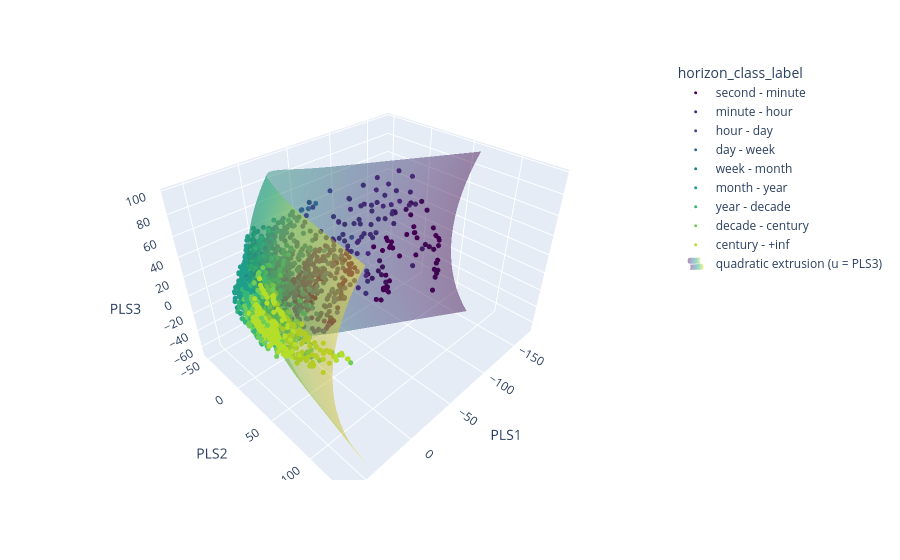

Here is the notebook cell this chart was saved with:
### Markdown cell above
## Extruded surface

### Code cell
# Extrusion along PLS3: S(t, u) = (PLS1(t) + p0(u), PLS2(t) + p1(u), u), fitted
# to minimise geometric RMSE. The fitting logic lives in `vendor/utils/`.
#
# OFFSET_DEGREE 2 matches the artifact currently in `models/`. Degree 3 measured
# slightly better (geometric RMSE 8.99 against 9.03; 9.08 for the linear offset),
# so raising it and setting FIT = True regains that -- the gain is small because
# the cloud is thick enough that no surface in this family does much better.
#
# Before fitting, the parameter range is extended (via the spline's tangent
# extrapolation) until the curve spans the whole data range, so no point projects
# onto a clamped endpoint.
#
# Set FIT = True to refit and overwrite the saved artifact; otherwise the saved
# model is loaded (it is also refitted automatically if no artifact exists yet).
FIT = False

from utils.surface_fitting import fit_extruded_surface, load_or_fit_extruded_surface

OFFSET_DEGREE = 2       # polynomial order of the cross-section profile p(u)

SURFACE_PATH = (
    REPO_ROOT / "models"
    / f"ctype_only_activation_surface_PLS1-PLS2-by-t_extruded-PLS3_degree-{OFFSET_DEGREE}.joblib"
)

P = df[["PLS1", "PLS2", "PLS3"]].to_numpy(float)

surface, surface_metadata = load_or_fit_extruded_surface(
    SURFACE_PATH,
    P,
    spline,
    fit=FIT,
    offset_degree=OFFSET_DEGREE,
    extrusion_feature="PLS3",
    extend_bounds=True,     # widen t until the curve covers the data
    extension_step=0.05,    # fraction of the spline's own t span per step
    extension_margin=0.01,  # extra slack once every point is interior
    metadata={
        "source_curve": SPLINE_PATH.name,
        "source_data": "data/task_sf_split_activation_pls_projection.csv",
        "fit_objective": "geometric RMSE (alternating least squares)",
    },
)
print("artifact:", SURFACE_PATH.name, "(refit)" if FIT else "(loaded)")
pprint(surface.metrics)
print("offset coefficients [u**0 ... u**%d] x [PLS1, PLS2]:\n" % OFFSET_DEGREE,
      surface.offset_coefficients)
print("spline t range:", np.round(spline.training_parameter_bounds, 3),
      "-> surface t range:", np.round(surface.training_parameter_bounds, 3))

# Plot the fitted surface over the points, across the extended t range.
u_lo, u_hi = P[:, 2].min(), P[:, 2].max()
pad = 0.05 * (u_hi - u_lo)
u_grid = np.linspace(u_lo - pad, u_hi + pad, 60)
t_surface = np.linspace(*surface.training_parameter_bounds, 400)
Xq, Yq, Zq = surface.grid(t_surface, u_grid)
Tq = np.broadcast_to(t_surface[:, None], Xq.shape)

fig_q = px.scatter_3d(
    df, x="PLS1", y="PLS2", z="PLS3",
    color=CLASS_COLOR,
    category_orders=CLASS_ORDER,
    color_discrete_sequence=CLASS_PALETTE,
)
fig_q.update_traces(marker={"size": 3})
fig_q.add_surface(
    x=Xq, y=Yq, z=Zq,
    surfacecolor=Tq,
    colorscale="Viridis",
    opacity=0.45,
    showscale=False,
    name="quadratic extrusion (u = PLS3)",
    showlegend=True,
    hovertemplate="t=%{surfacecolor:.3f}<br>u=PLS3=%{z:.2f}<br>PLS1=%{x:.2f}<br>PLS2=%{y:.2f}<extra></extra>",
)
fig_q.update_layout(autosize=True, width=None, height=None)
fig_q.show()

### Figure 1 — Plotly figure (JSON) as saved in the notebook; plotly's stock layout.template omitted (floating-point values rounded to 4 significant figures; data arrays with more than 128 entries replaced by an {"elided": "..."} marker saying what was removed)
{"data": [{"hovertemplate": "horizon_class_label=second - minute<br>PLS1=%{x}<br>PLS2=%{y}<br>PLS3=%{z}<extra></extra>", "legendgroup": "second - minute", "marker": {"color": "#440154", "size": 3, "symbol": "circle"}, "mode": "markers", "name": "second - minute", "scene": "scene", "showlegend": true, "type": "scatter3d", "x": [-127.6, -127.9, -100.9, -91.21, -74.71, -65.38, -43.04, -30.79, -44.46, -38.23, -25.67, -15.18, -131.9, -131.5, -108.5, -90.07, -84.6, -77.71, -52.53, -37.0, -52.65, -47.61, -32.33, -19.99, -132.9, -132.1, -107.9, -88.21, -83.71, -77.71, -50.76, -35.45, -51.5, -48.24, -31.07, -18.46, -132.0, -130.6, -102.4, -83.16, -81.83, -75.11, -49.53, -34.7, -49.56, -46.4, -30.3, -18.0, -133.3, -131.3, -108.0, -88.99, -85.85, -83.37, -52.63, -35.77, -53.65, -53.34, -31.48, -18.27, -132.7, -128.6, -109.5, -90.09, -86.68, -83.55, -53.48, -35.3, -54.54, -53.35, -31.76, -17.8, -133.0, -128.0, -111.4, -87.46, -86.65, -84.97, -55.15, -35.64, -53.94, -55.01, -32.6, -18.41, -131.0, -125.9, -110.6, -86.88, -85.41, -85.17, -54.93, -35.23, -52.08, -54.75, -32.08, -18.07, -128.0, -117.9, -102.6, -76.45, -78.46, -71.62, -48.84, -32.2, -47.33, -44.03, -28.21, -15.67], "y": [56.73, 59.5, 54.36, 43.23, 36.4, 39.04, 9.186, 7.815, 19.7, 23.69, 0.5184, 4.42, 55.37, 56.32, 48.38, 35.66, 36.53, 40.57, 8.534, 9.474, 19.93, 25.04, 1.821, 5.482, 56.04, 56.17, 45.42, 33.34, 35.54, 40.5, 7.393, 8.283, 18.31, 25.05, 1.156, 4.219, 53.42, 52.97, 41.06, 29.32, 32.52, 38.76, 5.199, 8.503, 15.23, 23.55, -0.4857, 4.057, 56.83, 55.9, 45.83, 33.67, 34.05, 38.73, 4.215, 7.343, 16.75, 23.45, -0.9619, 3.327, 54.72, 50.79, 43.01, 33.82, 30.87, 33.75, 2.71, 7.03, 14.24, 19.25, -2.209, 2.794, 49.98, 42.33, 37.08, 31.22, 25.05, 27.88, 0.833, 7.785, 9.553, 14.5, -3.416, 2.588, 45.96, 37.16, 31.96, 30.33, 21.98, 23.77, -0.8577, 7.164, 6.863, 11.21, -4.687, 1.863, 43.28, 31.16, 25.91, 24.43, 20.58, 21.75, 0.2323, 8.72, 5.701, 8.382, -4.547, 2.505], "z": [-37.6, -0.1428, 16.01, 14.26, -31.79, -24.36, -38.9, -55.36, -1.648, 0.4266, -6.408, -18.63, -24.45, 13.17, 28.35, 19.94, -27.41, -16.34, -32.95, -51.39, 2.93, 6.318, -2.368, -15.87, -19.77, 18.87, 32.73, 20.18, -25.53, -14.89, -32.4, -51.83, 4.118, 7.576, -2.275, -16.5, -16.0, 23.3, 31.38, 17.5, -25.51, -16.51, -33.01, -53.48, 4.079, 6.732, -2.331, -17.13, -16.05, 21.3, 33.02, 21.67, -23.61, -12.36, -30.54, -50.76, 6.189, 10.04, -1.175, -15.98, -8.187, 31.41, 37.48, 25.62, -19.7, -8.411, -28.04, -50.38, 8.861, 12.59, 0.3753, -15.6, 5.473, 47.01, 46.6, 27.17, -13.89, -2.493, -24.77, -49.05, 11.46, 16.23, 2.304, -14.05, 7.484, 54.96, 50.57, 29.76, -10.27, 2.464, -23.21, -47.82, 12.54, 18.65, 3.238, -13.08, 10.19, 54.14, 47.99, 22.34, -16.26, -7.282, -29.28, -51.46, 9.578, 12.0, 0.5968, -14.82]}, {"hovertemplate": "horizon_class_label=minute - hour<br>PLS1=%{x}<br>PLS2=%{y}<br>PLS3=%{z}<extra></extra>", "legendgroup": "minute - hour", "marker": {"color": "#482878", "size": 3, "symbol": "circle"}, "mode": "markers", "name": "minute - hour", "scene": "scene", "showlegend": true, "type": "scatter3d", "x": {"elided": "213 float values"}, "y": {"elided": "213 float values"}, "z": {"elided": "213 float values"}}, {"hovertemplate": "horizon_class_label=hour - day<br>PLS1=%{x}<br>PLS2=%{y}<br>PLS3=%{z}<extra></extra>", "legendgroup": "hour - day", "marker": {"color": "#3e4989", "size": 3, "symbol": "circle"}, "mode": "markers", "name": "hour - day", "scene": "scene", "showlegend": true, "type": "scatter3d", "x": {"elided": "168 float values"}, "y": {"elided": "168 float values"}, "z": {"elided": "168 float values"}}, {"hovertemplate": "horizon_class_label=day - week<br>PLS1=%{x}<br>PLS2=%{y}<br>PLS3=%{z}<extra></extra>", "legendgroup": "day - week", "marker": {"color": "#31688e", "size": 3, "symbol": "circle"}, "mode": "markers", "name": "day - week", "scene": "scene", "showlegend": true, "type": "scatter3d", "x": {"elided": "282 float values"}, "y": {"elided": "282 float values"}, "z": {"elided": "282 float values"}}, {"hovertemplate": "horizon_class_label=week - month<br>PLS1=%{x}<br>PLS2=%{y}<br>PLS3=%{z}<extra></extra>", "legendgroup": "week - month", "marker": {"color": "#26828e", "size": 3, "symbol": "circle"}, "mode": "markers", "name": "week - month", "scene": "scene", "showlegend": true, "type": "scatter3d", "x": {"elided": "306 float values"}, "y": {"elided": "306 float values"}, "z": {"elided": "306 float values"}}, {"hovertemplate": "horizon_class_label=month - year<br>PLS1=%{x}<br>PLS2=%{y}<br>PLS3=%{z}<extra></extra>", "legendgroup": "month - year", "marker": {"color": "#1f9e89", "size": 3, "symbol": "circle"}, "mode": "markers", "name": "month - year", "scene": "scene", "showlegend": true, "type": "scatter3d", "x": {"elided": "621 float values"}, "y": {"elided": "621 float values"}, "z": {"elided": "621 float values"}}, {"hovertemplate": "horizon_class_label=year - decade<br>PLS1=%{x}<br>PLS2=%{y}<br>PLS3=%{z}<extra></extra>", "legendgroup": "year - decade", "marker": {"color": "#35b779", "size": 3, "symbol": "circle"}, "mode": "markers", "name": "year - decade", "scene": "scene", "showlegend": true, "type": "scatter3d", "x": {"elided": "495 float values"}, "y": {"elided": "495 float values"}, "z": {"elided": "495 float values"}}, {"hovertemplate": "horizon_class_label=decade - century<br>PLS1=%{x}<br>PLS2=%{y}<br>PLS3=%{z}<extra></extra>", "legendgroup": "decade - century", "marker": {"color": "#6ece58", "size": 3, "symbol": "circle"}, "mode": "markers", "name": "decade - century", "scene": "scene", "showlegend": true, "type": "scatter3d", "x": {"elided": "216 float values"}, "y": {"elided": "216 float values"}, "z": {"elided": "216 float values"}}, {"hovertemplate": "horizon_class_label=century - +inf<br>PLS1=%{x}<br>PLS2=%{y}<br>PLS3=%{z}<extra></extra>", "legendgroup": "century - +inf", "marker": {"color": "#b5de2b", "size": 3, "symbol": "circle"}, "mode": "markers", "name": "century - +inf", "scene": "scene", "showlegend": true, "type": "scatter3d", "x": {"elided": "312 float values"}, "y": {"elided": "312 float values"}, "z": {"elided": "312 float values"}}, {"colorscale": [[0, "#440154"], [0.1111, "#482878"], [0.2222, "#3e4989"], [0.3333, "#31688e"], [0.4444, "#26828e"], [0.5556, "#1f9e89"], [0.6667, "#35b779"], [0.7778, "#6ece58"], [0.8889, "#b5de2b"], [1, "#fde725"]], "hovertemplate": "t=%{surfacecolor:.3f}<br>u=PLS3=%{z:.2f}<br>PLS1=%{x:.2f}<br>PLS2=%{y:.2f}<extra></extra>", "name": "quadratic extrusion (u = PLS3)", "opacity": 0.45, "showlegend": true, "showscale": false, "surfacecolor": {"elided": "400x60 float values"}, "type": "surface", "x": {"elided": "400x60 float values"}, "y": {"elided": "400x60 float values"}, "z": {"elided": "400x60 float values"}}], "layout": {"autosize": true, "legend": {"title": {"text": "horizon_class_label"}, "tracegroupgap": 0}, "margin": {"t": 60}, "scene": {"domain": {"x": [0, 1], "y": [0, 1]}, "xaxis": {"title": {"text": "PLS1"}}, "yaxis": {"title": {"text": "PLS2"}}, "zaxis": {"title": {"text": "PLS3"}}}}}
